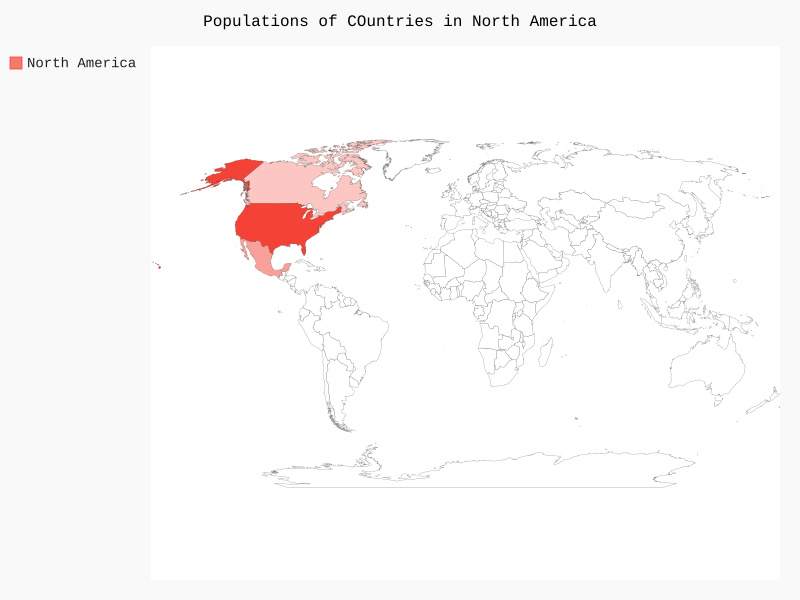

Recreate this plot in Python.
from pygal.maps.world import World

wm = World()
wm.title = 'Populations of COuntries in North America'
wm.add('North America',{'ca': 34126000, 'us': 309349000, 'mx': 113423000})

wm.render_to_file('na_populations.svg')
